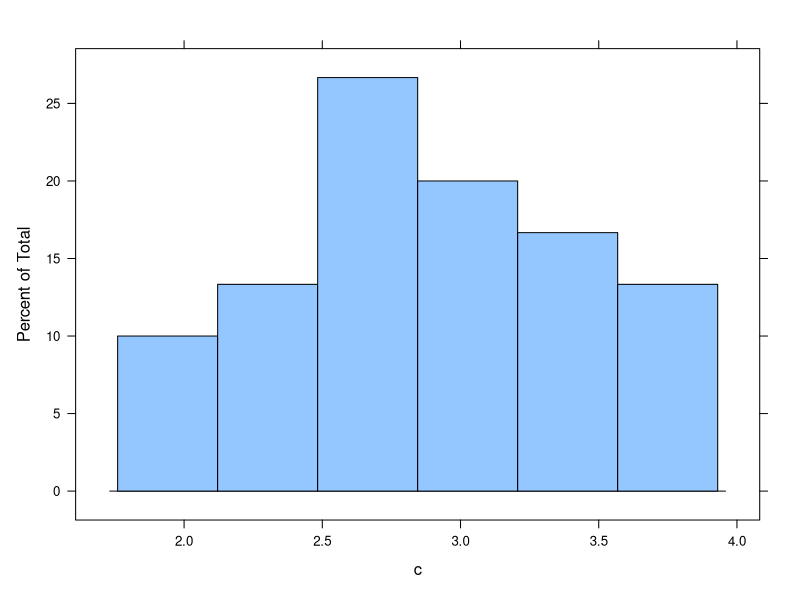

The R source for this figure: (Note: this script raises an error after producing the figure.)
#Question 1 

#Storing salary values in a vector
c <- c(3.79,2.99 ,2.45, 2.14, 3.36, 2.05, 3.14, 3.54,2.77, 2.91, 3.10, 1.84, 2.52, 3.22, 2.67, 2.52, 2.71, 2.75, 3.57, 3.85, 2.89, 2.83, 3.13, 2.44, 2.10, 3.71, 2.37,2.68, 3.51, 3.37)
#Calculating mean using mean function
sample_mean <- mean(c)
sample_mean

#Calculating standard deviation using sd()

stan_dev <- sd(c)
stan_dev

#Calculating the relative frequency histogram of data

#Approach 1: (Please consider this)

#Using lattice library we can compute the percentage of occurance of values in our data
lattice::histogram(c)

#Approach 2: (Attempt)
#Computing relative frequency manually
#First we need to calculate range of values and then compute the frequency of the values
#Store the values in table
freq <- table(c)

#To produce the list of frequency we need to use the as.vector to extract teh list of the frequency and then to extract teh values from teh table

freq_values <- as.vector(freq)
freq_names <- names(freq)


temp <- data.frame(freq_values)
temp

temp_1 <- table(temp)
cnt <- as.vector(temp_1)

rel_freq <- (cnt/total)*100
rel_freq


#Now to calculate the relative frequency in we need to compute the the total freq_values and then divide the them with the individual values in r
f_size <- length(freq_values)

library(dplyr)
rel_frequency <- freq_values/total
rel_f <- as.numeric(rel_frequency)

#Calculating the sum of the relative frequency to check whether we are obtaining perfect accuracy or not.
test <- sum(rel_frequency)

#Storing all freq_values, f_size, rel_frequency in data a data frame
df_freq <- data.frame(freq)

df_freq$rel_freq <- rel_frequency

#Plotting the histogram
library(ggplot2)
ggplot(df_freq, aes(rel_freq)) + geom_bar(color = 'gray', bins = 6)

#Answer c
typeof(freq)
stem(c, scale = 0.5)

#Answer d
df <- data.frame(c)
df
boxplot(df, horizontal = TRUE, xlab = "Samples")

#Question 2 
#There are 6 lots on one side of street and 3 on the opposite side
#Possible ways he can connect 6 lots are 

n <- 9
lots <- 6
x <- factorial(n)/factorial(lots)
x
opp_n <- 3
y<- factorial(opp_n)
arrange <- x*y
arrange

#Question 3 
#Number of ways no 2 students should have the same birth-date is 
perm <- function(k,f){
  factorial(k)/factorial(k-f)
}
perm(365,60) 

#The answer is 3.211830504E +151

#Question4
#Here the probabiliy of customer will invest in tax-free bonds with a probability of 0.6 
P1 <- 0.6

# Customer will invest in mutual funds with a probability of 0.3,
P2 <- 0.3

#Customer will invest in both i.e P1 intersection P2

P1P2 <- 0.15

#answer a 
ans1 <- P1 + P2 - P1P2
ans1

#answer b
ans2 <- 1 -ans1
ans2

#Question 5 

#Defining a function for calculating combinations
combination <- function(n,r){
  factorial(n)/(factorial(r)*(factorial(n-r)))
}
#Calculating sample space
sample_space <- combination(52,5)
sample_space

#Probability of getting 3 ace cards from 4 aces
aces <- combination(4,3)

#Probability of getting 2 non aces from the 5 cards
non_aces <- combination(48,2)

#Probability of getting 3 aces from 5 cards

ans <- (aces * non_aces)/sample_space
ans

#Answer 5.b
#Selecting 4 hearts and 1 club from 5 cards
# No of hearts in a deck of 52 is 13, hence probability of getting 4 hearts from 13 cards is 
hearts <- combination(13,4)

#No of clubs 
club <- combination(13,1)

#Probability of getting 4 hearts and 1 club
ansb <- (hearts*club)/sample_space
ansb

#Question 6, 7, 8 in PDF file attached

#All members contributed equally